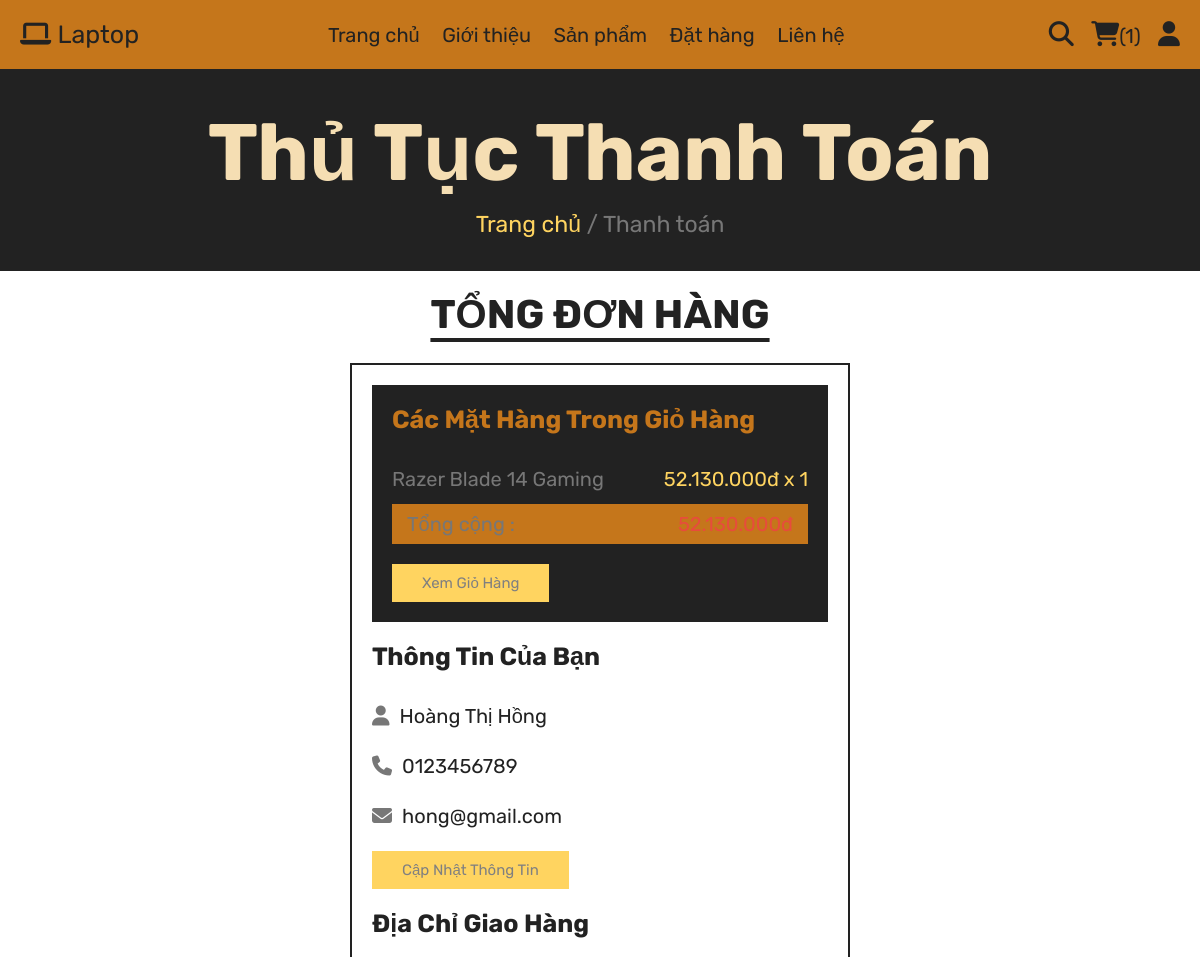
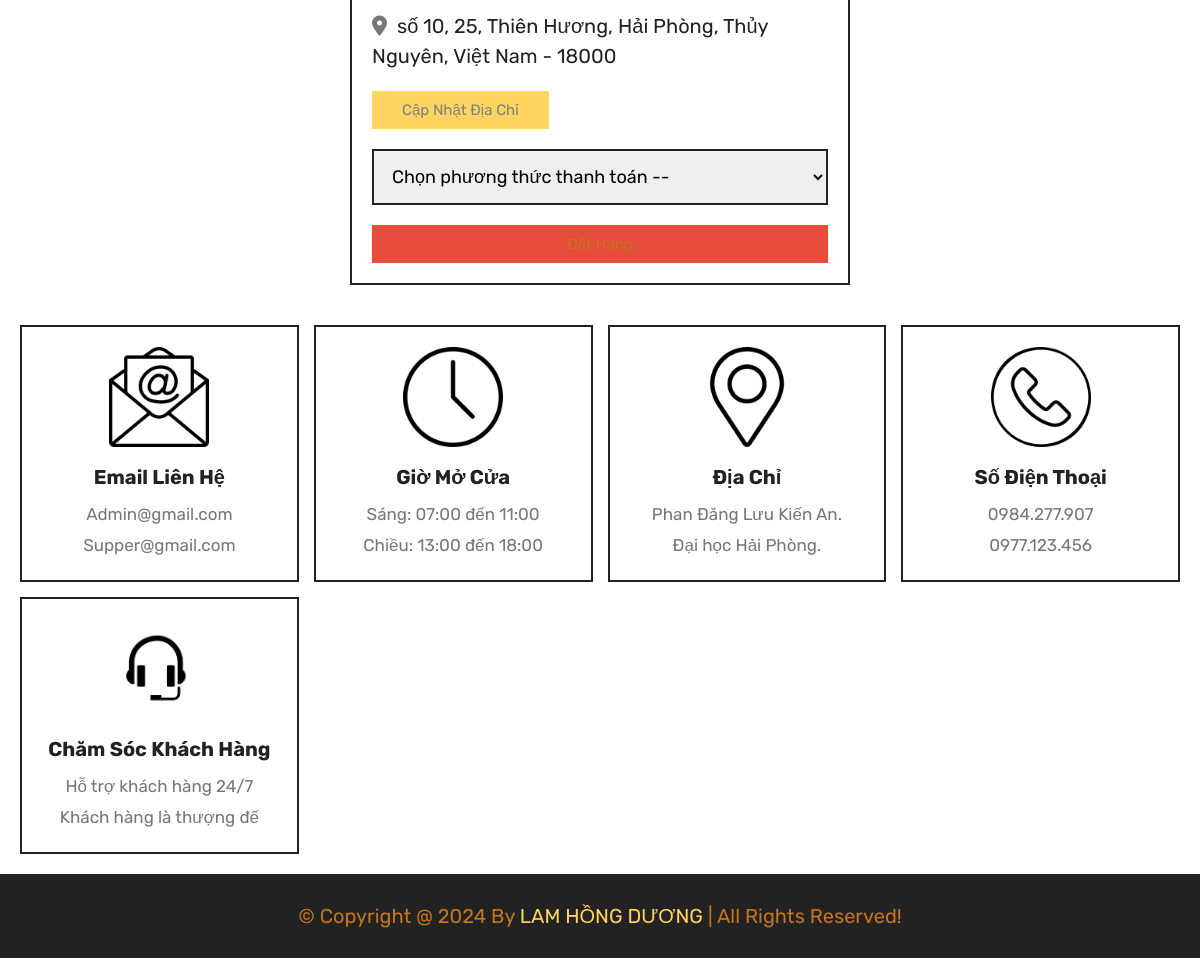
/checkout.php (signed in), run on the app's committed database (2 pictures, top to bottom).
### tables this page shows
CREATE TABLE `cart` (
  `id` int(100) NOT NULL,
  `user_id` int(100) NOT NULL,
  `pid` int(100) NOT NULL,
  `name` varchar(100) NOT NULL,
  `price` int(10) NOT NULL,
  `quantity` int(10) NOT NULL,
  `image` varchar(100) NOT NULL
);

CREATE TABLE `users` (
  `id` int(100) NOT NULL,
  `name` varchar(20) NOT NULL,
  `email` varchar(50) NOT NULL,
  `number` varchar(10) NOT NULL,
  `password` varchar(50) NOT NULL,
  `address` varchar(500) NOT NULL
);

### checkout.php (the view, shortened to what this page needs)
<?php
include 'components/connect.php';
if (isset($_SESSION['user_id'])) {
   $user_id = $_SESSION['user_id'];
} else {
   $user_id = '';
   header('location:home.php');
};
include './convert_currency.php';
?>
<!DOCTYPE html>
<html lang="en">
<head>
   <link rel="stylesheet" href="https://cdnjs.cloudflare.com/ajax/libs/font-awesome/6.1.1/css/all.min.css">
   <link rel="stylesheet" href="css/style.css">
</head>
<body>
   <?php include 'components/user_header.php'; ?>
   <div class="heading">
      <h3>Thủ tục thanh toán</h3>
      <p><a href="home.php">Trang chủ</a> <span> / Thanh toán</span></p>
   </div>
   <section class="checkout">
      <h1 class="title">Tổng đơn hàng</h1>
      <form action="" method="post">
         <div class="cart-items">
            <h3>Các mặt hàng trong giỏ hàng</h3>
            <?php
            $grand_total = 0;
            $cart_items[] = '';
            $select_cart = $conn->prepare("SELECT * FROM `cart` WHERE user_id = ?");
            $select_cart->execute([$user_id]);
            if ($select_cart->rowCount() > 0) {
               while ($fetch_cart = $select_cart->fetch(PDO::FETCH_ASSOC)) {
                  $cart_items[] = $fetch_cart['name'] . ' (' . currency_format($fetch_cart['price']) . ' x ' . $fetch_cart['quantity'] . ')';
                  $grand_total += ($fetch_cart['price'] * $fetch_cart['quantity']);
            ?>
                  <p><span class="name"><?= $fetch_cart['name']; ?></span><span class="price"><?php echo currency_format($fetch_cart['price']); ?> x <?= $fetch_cart['quantity']; ?></span></p>
            <?php
               }
            } else {
               echo '<p class="empty">Giỏ hàng của bạn không có gì!</p>';
            }
            ?>
            <p class="grand-total"><span class="name">Tổng cộng :</span><span class="price"><?php echo currency_format($grand_total); ?></span></p>
            <a href="cart.php" class="btn">Xem giỏ hàng</a>
         </div>
         <div class="user-info">
            <h3>Thông tin của bạn</h3>
            <p><i class="fas fa-user"></i><span><?= $fetch_profile['name'] ?></span></p>
            <p><i class="fas fa-phone"></i><span><?= $fetch_profile['number'] ?></span></p>
            <p><i class="fas fa-envelope"></i><span><?= $fetch_profile['email'] ?></span></p>
            <a href="update_profile.php" class="btn">Cập nhật thông tin</a>
            <h3>Địa chỉ giao hàng</h3>
            <p><i class="fas fa-map-marker-alt"></i><span><?php if ($fetch_profile['address'] == '') {
                                                               echo 'Vui lòng nhập địa chỉ của bạn!';
                                                            } else {
                                                               echo $fetch_profile['address'];
                                                            } ?></span></p>
            <a href="update_address.php" class="btn">Cập nhật địa chỉ</a>
            <select name="method" class="box" required>
               <option value="" disabled selected>Chọn phương thức thanh toán --</option>
            </select>
            <input type="submit" value="Đặt Hàng" class="btn <?php if ($fetch_profile['address'] == '') {
                                                                  echo 'disabled';
                                                               } ?>" style="width:100%; background:var(--red); color:var(--white);" name="submit">
         </div>
      </form>
   </section>
   <?php include 'components/footer.php'; ?>
</body>
</html>

### convert_currency.php
<?php
if (!function_exists('currency_format')) {
    function currency_format($number, $suffix = 'đ')
    {
        if (!empty($number)) {
            return number_format($number, 0, ',', '.') . "<span>{$suffix}</span>";
        }
    }
}

### css/style.css (style rules this page uses)
:root { --pink: #FFD460; --red: #e74c3c; --white: #c5761b; --black: #222; --light-color: #777; --border: .2rem solid var(--black); }
* { font-family: 'Rubik', sans-serif; margin: 0; padding: 0; box-sizing: border-box; outline: none; border: none; text-decoration: none; }
html { font-size: 62.5%; overflow-x: hidden; scroll-behavior: smooth; stop-opacity: 7rem; }
section { margin: 0 auto; max-width: 1200px; padding: 2rem; }
.title { text-align: center; margin-bottom: 2.5rem; font-size: 4rem; color: var(--black); text-transform: uppercase; text-decoration: underline; text-underline-offset: 1rem; }
.heading { display: flex; align-items: center; justify-content: center; gap: 1rem; flex-flow: column; background-color: var(--black); min-height: 20rem; }
.heading h3 { font-size: 8rem; color:wheat; text-transform: capitalize; }
.heading p { font-size: 2.3rem; color: var(--light-color); }
.heading p a { color: var(--pink); }
.btn, .delete-btn { margin-top: 1rem; display: inline-block; font-size: 15px; padding: 1rem 3rem; cursor: pointer; text-transform: capitalize; transition: .2s linear; }
.btn { background-color: var(--pink); color: gray; }
.checkout form { max-width: 50rem; margin: 0 auto; border: var(--border); padding: 2rem; }
.checkout form h3 { font-size: 2.5rem; text-transform: capitalize; padding: 2rem 0; color: var(--black); }
.checkout form .cart-items { background-color: var(--black); padding: 2rem; padding-top: 0; }
.checkout form .cart-items h3 { color: var(--white); }
.checkout form .cart-items p { display: flex; align-items: center; gap: 1.5rem; justify-content: space-between; margin: 1rem 0; line-height: 1.5; font-size: 2rem; }
.checkout form .cart-items p .name { color: var(--light-color); }
.checkout form .cart-items p .price { color: var(--pink); }
.checkout form .cart-items .grand-total { background-color: var(--white); padding: .5rem 1.5rem; }
.checkout form .cart-items .grand-total .price { color: var(--red); }
.checkout form .user-info p { font-size: 2rem; line-height: 1.5; padding: 1rem 0; }
.checkout form .user-info p i { color: var(--light-color); margin-right: 1rem; }
.checkout form .user-info p span { color: var(--black); }
.checkout form .user-info .box { width: 100%; border: var(--border); padding: 1.4rem; margin-top: 2rem; margin-bottom: 1rem; font-size: 1.8rem; }

### data on the page
cart: name "Razer Blade 14 Gaming", price "52.130.000", quantity "1"
users: name "Hoàng Thị Hồng", number "0123456789", email "hong@gmail.com", address "số 10, 25, Thiên Hương, Hải Phòng, Thủy Nguyên, Việt Nam - 18000", submit "Đặt Hàng"

### other printed values
$total_cart_items "1"
